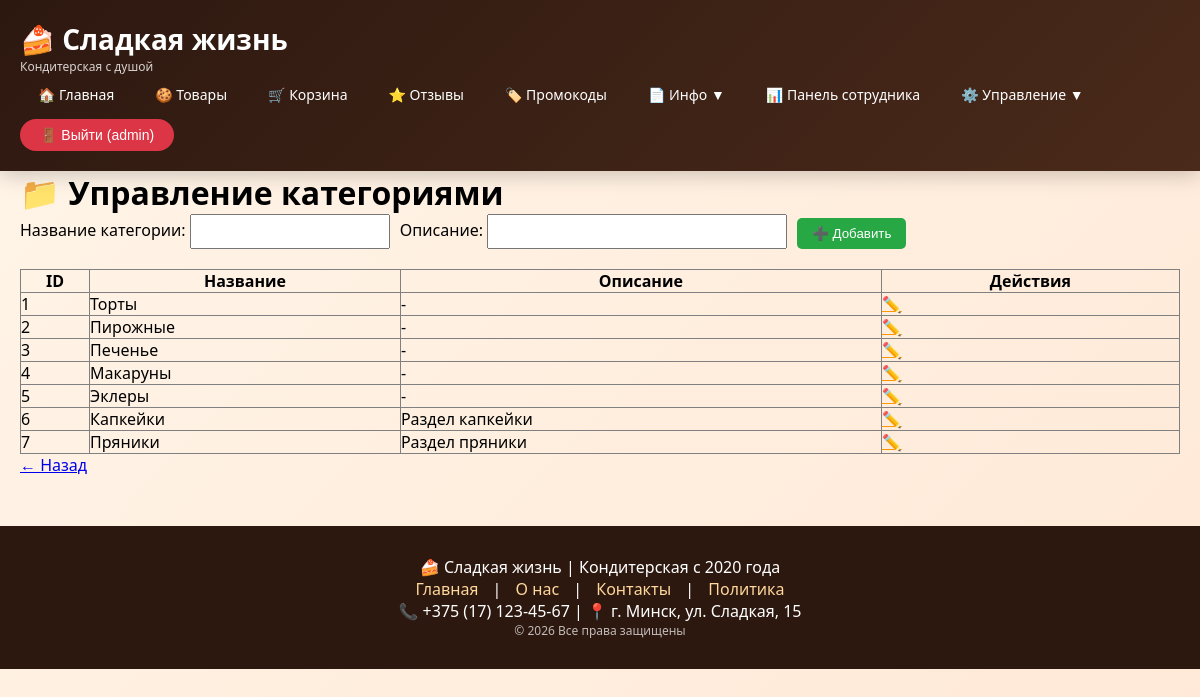
/admin-panel/categories/ (signed in), run on the app's committed database.
### shop/models.py (models this page shows, shortened)
class Category(models.Model):
    name = models.CharField(max_length=50)
    description = models.TextField(blank=True)

### shop/views.py (the view)
# urls.py: re_path(r'^admin-panel/categories/$', views.admin_categories, name='admin_categories'),
@login_required
def admin_categories(request):
    if not request.user.is_superuser:
        return redirect('home')
    categories = Category.objects.all()
    context = {'categories': categories}
    return render(request, 'shop/admin_categories.html', context)

### shop/templates/shop/admin_categories.html (shortened to what this page needs)
{% extends 'shop/base.html' %}
{% block content %}
<h1>📁 Управление категориями</h1>
<div style="margin-bottom: 20px;">
    <form method="post" style="display: flex; gap: 10px; align-items: flex-end;">
        <div>
            <label>Название категории:</label>
            <input type="text" name="name" required style="padding: 8px; width: 200px;">
        </div>
        <div>
            <label>Описание:</label>
            <input type="text" name="description" style="padding: 8px; width: 300px;">
        </div>
        <button type="submit" style="background: #28a745; color: white; padding: 8px 15px; border: none; border-radius: 5px;">➕ Добавить</button>
    </form>
</div>
<table border="1" cellpadding="8" style="width: 100%; border-collapse: collapse;">
    <thead>
        <tr><th>ID</th><th>Название</th><th>Описание</th><th>Действия</th></tr>
    </thead>
    <tbody>
        {% for cat in categories %}
        <tr>
            <td>{{ cat.id }}</td>
            <td>{{ cat.name }}</td>
            <td>{{ cat.description|default:"-" }}</td>
            <td>
                <a href="/admin/shop/category/{{ cat.id }}/change/" style="color: #ff9800;">✏️</a>
            </td>
        </tr>
        {% empty %}
        <tr><td colspan="4">Нет категорий</td></tr>
        {% endfor %}
    </tbody>
</table>
<p><a href="{% url 'employee_dashboard' %}">← Назад</a></p>
{% endblock %}

### shop/templates/shop/base.html (shortened to what this page needs)
<!DOCTYPE html>
<html lang="ru">
<head>
</head>
<body>
    <div class="header">
        <div class="container">
            <div class="header-content">
                <div class="logo">
                    <h1>🍰 Сладкая жизнь</h1>
                    <p>Кондитерская с душой</p>
                </div>
                <div class="main-nav">
                    <ul>
                        <li><a href="{% url 'home' %}">🏠 Главная</a></li>
                        <li><a href="{% url 'products' %}">🍪 Товары</a></li>
                        <li><a href="{% url 'cart_view' %}">🛒 Корзина</a></li>
                        <li><a href="{% url 'reviews' %}">⭐ Отзывы</a></li>
                        <li><a href="{% url 'promocodes' %}">🏷️ Промокоды</a></li>
                        <li class="dropdown">
                            <a href="#">📄 Инфо ▼</a>
                        </li>
                        {% if user.is_authenticated and user.employee or user.is_superuser %}
                        <li><a href="{% url 'employee_dashboard' %}">📊 Панель сотрудника</a></li>
                        {% endif %}
                        {% if user.is_superuser %}
                            <li class="dropdown">
                                <a href="#">⚙️ Управление ▼</a>
                            </li>
                            {% endif %}
                        {% if user.is_authenticated %}
                        <li>
                            <form action="{% url 'logout' %}" method="post" class="logout-form">
                                <button type="submit" class="logout-btn">🚪 Выйти ({{ user.username }})</button>
                            </form>
                        </li>
                        {% else %}
                        <li><a href="{% url 'login' %}">🔑 Войти</a></li>
                        <li><a href="{% url 'register' %}">📝 Регистрация</a></li>
                        {% endif %}
                    </ul>
                </div>
            </div>
        </div>
    </div>
    <div class="container">
        {% block content %}
        {% endblock %}
    </div>
    <div class="footer">
        <div class="container">
            <p>🍰 Сладкая жизнь | Кондитерская с 2020 года</p>
            <p>
                <a href="{% url 'home' %}">Главная</a> |
                <a href="{% url 'about' %}">О нас</a> |
                <a href="{% url 'contacts' %}">Контакты</a> |
                <a href="{% url 'privacy_policy' %}">Политика</a>
            </p>
            <p>📞 +375 (17) 123-45-67 | 📍 г. Минск, ул. Сладкая, 15</p>
            <p style="font-size: 12px; opacity: 0.7;">© 2026 Все права защищены</p>
        </div>
    </div>
</body>
</html>

### shop/templates/shop/base.html (style rules this page uses)
* { margin: 0; padding: 0; box-sizing: border-box; }
body { font-family: 'Segoe UI', Tahoma, Geneva, Verdana, sans-serif; background: linear-gradient(135deg, #fff5e8 0%, #ffe8d6 100%); min-height: 100vh; }
.header { background: linear-gradient(135deg, #2d1810 0%, #4a2a1a 100%); color: white; padding: 20px 0; box-shadow: 0 4px 20px rgba(0,0,0,0.2); position: sticky; top: 0; z-index: 1000; }
.container { max-width: 1200px; margin: 0 auto; padding: 0 20px; }
.header-content { display: flex; justify-content: space-between; align-items: center; flex-wrap: wrap; }
.logo h1 { font-size: 28px; font-weight: bold; }
.logo p { font-size: 12px; opacity: 0.8; }
.main-nav ul { display: flex; list-style: none; gap: 5px; flex-wrap: wrap; }
.main-nav li { position: relative; }
.main-nav a { color: white; text-decoration: none; padding: 10px 18px; display: block; border-radius: 25px; transition: all 0.3s ease; font-size: 14px; font-weight: 500; }
.logout-form { display: inline; }
.logout-btn { background: #dc3545; color: white; border: none; padding: 8px 20px; border-radius: 25px; cursor: pointer; font-size: 14px; font-weight: 500; transition: all 0.3s ease; }
.footer { background: #2d1810; color: white; padding: 30px 0; margin-top: 50px; text-align: center; }
.footer a { color: #ffd89b; text-decoration: none; margin: 0 10px; }

### data on the page
Category: id "1", name "Торты", description "-"
Category: id "2", name "Пирожные", description "-"
Category: id "3", name "Печенье", description "-"
Category: id "4", name "Макаруны", description "-"
Category: id "5", name "Эклеры", description "-"
Category: id "6", name "Капкейки", description "Раздел капкейки"
Category: id "7", name "Пряники", description "Раздел пряники"

### other printed values
{{ user.username }} "admin"
